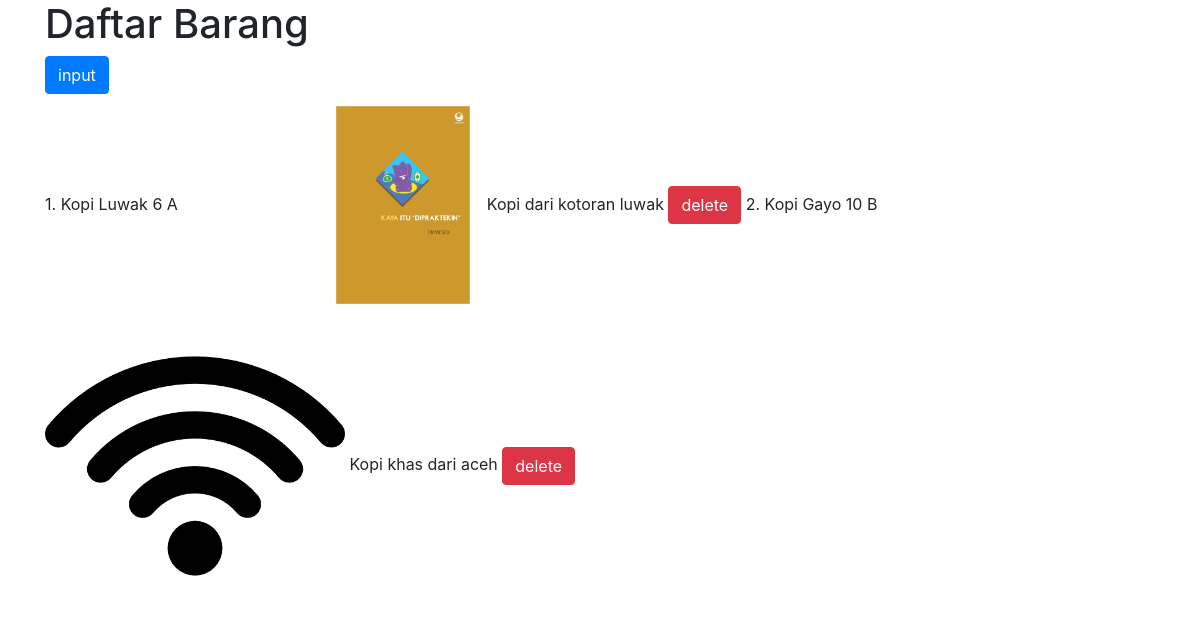
/board/, run on the app's committed database.
### board/models.py (models this page shows, shortened)
class Barang(models.Model):
	nama			= models.CharField(max_length=50)
	jumlah			= models.IntegerField()
	jenis			= models.CharField(max_length=10)
	bukti_diterima	= models.ImageField(upload_to='images/', blank=True)
	keterangan		= models.TextField()

### board/views.py (the view)
# urls.py: path('', views.list, name='index'),
def list(request):
	semua_barang = Barang.objects.all()
	context = {
		'page_title':'Daftar Barang',
		'semua_barang':semua_barang,
	}
	return render(request, 'board/daftar.html', context)

### board/templates/board/daftar.html (shortened to what this page needs)
{% extends "base.html" %}
{% load bootstrap4 %}
{% block content %}
    <h1>{{page_title}}</h1>
	    <a href="{% url 'board:input' %}" class="btn btn-primary">input</a>
	    <br>
	    {% for barang in semua_barang %}
	    	{{forloop.counter}}.
	    	{{barang.nama}}
	    	{{barang.jumlah}}
	    	{{barang.jenis}}
	    	<img src="{{barang.bukti_diterima.url}}" style="width: 300px;" />
	    	{{barang.keterangan}}
	    	<a href="{% url 'board:delete' barang.id %}" class="btn btn-danger">delete</a>
	    {% endfor %}
{% endblock content %}

### templates/base.html (shortened to what this page needs)
<!doctype html>
<html lang="en">
  <head>
    <link rel="stylesheet" href="https://stackpath.bootstrapcdn.com/bootstrap/4.3.1/css/bootstrap.min.css">
    {% load bootstrap4 %}
    {% bootstrap_css %}
  </head>
  <body>
    <div class="container">
      {% block content %}
      {% endblock content %}
    </div>
  </body>
</html>

### data on the page
Barang: nama "Kopi Luwak", jumlah "6", jenis "A", bukti_diterima (picture), keterangan "Kopi dari kotoran luwak"
Barang: nama "Kopi Gayo", jumlah "10", jenis "B", bukti_diterima (picture), keterangan "Kopi khas dari aceh"

### other printed values
{{ page_title }} "Daftar Barang"
